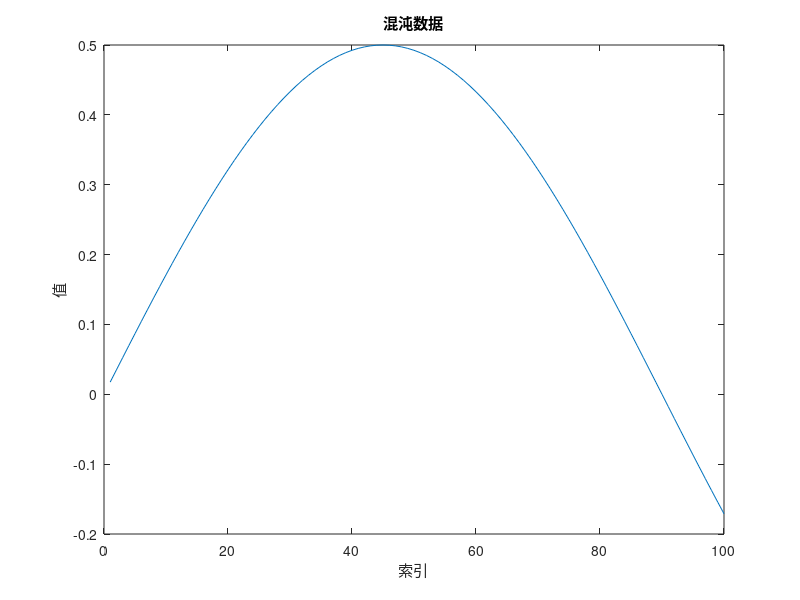

Here is the MATLAB script that generated this plot: (Note: this script raises an error after producing the figure.)
% MATLAB混沌代码
% 功能：矩阵运算和图像处理
% 作者：某个不想透露姓名的程序员

function chaos_program()
    % 初始化
    clc;
    clear;
    close all;
    
    % 全局变量
    N = 100;
    PI = 3.14159265358979;
    flag = true;
    counter = 0;
    results = zeros(1, N);
    
    % 主循环
    for i = 1:N
        % 计算一些东西
        temp = sin(i * PI / 180) * cos(i * PI / 180);
        results(i) = temp;
        counter = counter + 1;
        
        % 魔数判断
        if mod(i, 10) == 0
            fprintf('处理第 %d 个元素\n', i);
        end
    end
    
    % 创建矩阵
    A = magic(10);
    B = rand(10);
    C = A + B;
    
    % 计算特征值
    eigenvalues = eig(C);
    fprintf('特征值数量: %d\n', length(eigenvalues));
    
    % 绘制图形
    figure(1);
    plot(results);
    title('混沌数据');
    xlabel('索引');
    ylabel('值');
    
    % 图像处理
    img = imread('peppers.png');
    if ~isempty(img)
        gray_img = rgb2gray(img);
        figure(2);
        imshow(gray_img);
        title('灰度图像');
    end
    
    % 信号处理
    fs = 1000;
    t = 0:1/fs:1-1/fs;
    signal = sin(2*pi*50*t) + 0.5*sin(2*pi*120*t);
    
    % 傅里叶变换
    fft_result = fft(signal);
    magnitude = abs(fft_result);
    
    figure(3);
    plot(magnitude(1:500));
    title('频谱分析');
    
    % 最终输出
    if flag
        fprintf('程序执行完成\n');
        fprintf('总操作数: %d\n', counter);
    end
end

% 辅助函数
function result = complex_calc(x, y)
    result = x^2 + y^2 + 2*x*y*cos(0.5);
end

% 另一个辅助函数
function output = process_data(data)
    [rows, cols] = size(data);
    output = zeros(rows, cols);
    for i = 1:rows
        for j = 1:cols
            output(i,j) = data(i,j) * (i + j);
        end
    end
end
